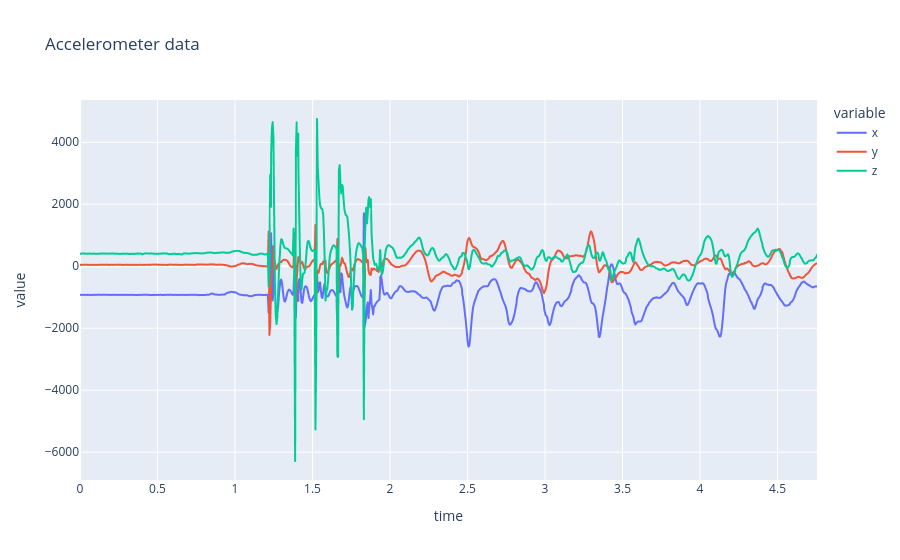

The cell this chart's notebook holds for it:
### Code cell
px.line(acc_data,
        x = "time",
        y = ["x", "y", "z"],
        title = "Accelerometer data")

### Figure 1 — Plotly figure (JSON) as saved in the notebook; plotly's stock layout.template omitted (floating-point values rounded to 4 significant figures; data arrays with more than 128 entries replaced by an {"elided": "..."} marker saying what was removed)
{"data": [{"hovertemplate": "variable=x<br>time=%{x}<br>value=%{y}<extra></extra>", "legendgroup": "x", "line": {"color": "#636efa", "dash": "solid"}, "marker": {"symbol": "circle"}, "mode": "lines", "name": "x", "showlegend": true, "type": "scattergl", "x": {"elided": "972 float values"}, "xaxis": "x", "y": {"elided": "972 int values"}, "yaxis": "y"}, {"hovertemplate": "variable=y<br>time=%{x}<br>value=%{y}<extra></extra>", "legendgroup": "y", "line": {"color": "#EF553B", "dash": "solid"}, "marker": {"symbol": "circle"}, "mode": "lines", "name": "y", "showlegend": true, "type": "scattergl", "x": {"elided": "972 float values"}, "xaxis": "x", "y": {"elided": "972 int values"}, "yaxis": "y"}, {"hovertemplate": "variable=z<br>time=%{x}<br>value=%{y}<extra></extra>", "legendgroup": "z", "line": {"color": "#00cc96", "dash": "solid"}, "marker": {"symbol": "circle"}, "mode": "lines", "name": "z", "showlegend": true, "type": "scattergl", "x": {"elided": "972 float values"}, "xaxis": "x", "y": {"elided": "972 int values"}, "yaxis": "y"}], "layout": {"legend": {"title": {"text": "variable"}, "tracegroupgap": 0}, "title": {"text": "Accelerometer data"}, "xaxis": {"anchor": "y", "domain": [0, 1], "title": {"text": "time"}}, "yaxis": {"anchor": "x", "domain": [0, 1], "title": {"text": "value"}}}}
